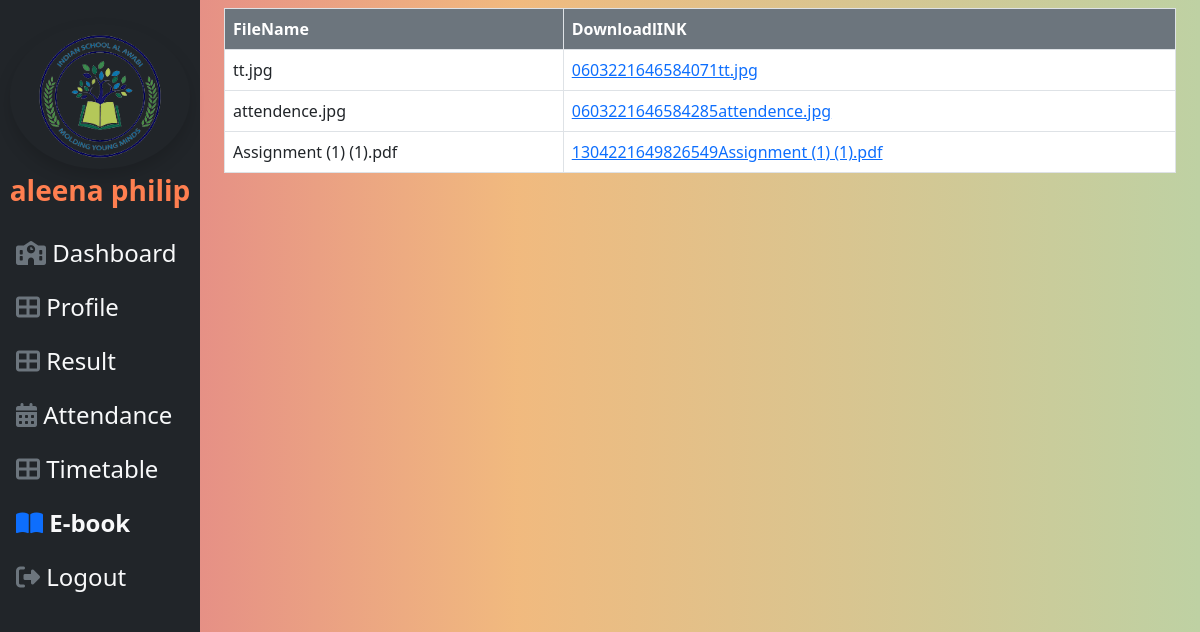
The page /ebookshow.php (signed in) on the database its author committed.
### tables this page shows
CREATE TABLE `ebook1` (
  `id` int(11) NOT NULL,
  `name` varchar(255) NOT NULL,
  `new_name` varchar(255) NOT NULL,
  `share` varchar(255) NOT NULL
);

### ebookshow.php (the view, shortened to what this page needs)
<?php
include 'dbcon.php';
?>
<!DOCTYPE html>
<html lang="en">
<head>
    <link href="https://cdn.jsdelivr.net/npm/bootstrap@5.0.2/dist/css/bootstrap.min.css" rel="stylesheet">
    <link rel="stylesheet" href="profile.css"></link>
</head>
<body>
<div class="container-fluid">
    <div class="row min-vh-100 flex-column flex-md-row">
      <div class="col-12 col-md-3 col-xl-2 p-0 bg-dark ">
        <nav class="navbar navbar-expand-md navbar-dark bd-dark flex-md-column flex-row  py-2  sticky-top " id="sidebar">
          <div class="text-center p-3">
            <img src="images/school_logo.png" alt="profile picture" class="img-fluid rounded-circle d-none d-md-block shadow "  />
           <a href="#" class="navbar-brand mx-0 fw-bolder fs-3 text-nowrap"  style="color:coral" > <?php  echo  $_SESSION['username'] ?> </a>
          </div>
          <div class="collapse navbar-collapse order-last align-self-start" id="nav">
          <ul class="nav flex-column mb-0">
  <li class="nav-item  ">
    <a href="homepg.php" class="nav-link text-light bg-dark  fs-4" >
        <i class="fas fa-school mr-3 text-secondary" ></i>
        Dashboard
    </a>
  </li>
  <li class="nav-item  ">
    <a href="student_profile.php" class="nav-link text-light bg-dark fs-4" >
        <i class="fas fa-th-large mr-3 text-secondary"></i>
        Profile
    </a>
  </li>
  <li class="nav-item  ">
    <a   href="find_result.php" target="_blank"  class="nav-link text-light bg-dark  fs-4" >
        <i class="fas fa-th-large mr-3 text-secondary "></i>
        Result
    </a>
  </li>
  <li class="nav-item  ">
    <a href="student_attendance.php" class="nav-link text-light bg-dark  fs-4" >
        <i class="fas fa-calendar-alt mr-3 text-secondary "></i>
        Attendance
    </a>
  </li>
  <li class="nav-item  ">
    <a href="timetable.php" class="nav-link text-light bg-dark  fs-4" >
        <i class="fas fa-th-large mr-3 text-secondary "></i>
        Timetable
    </a>
  </li>
  <li class="nav-item  ">
    <a href="ebookshow.php" class="nav-link text-light bg-dark fw-bold  fs-4 " >
        <i class="fas fa-book-open mr-3 text-primary"></i>
        E-book
    </a>
  </li>
  <li class="nav-item  ">
    <a href="logout.php" class="nav-link text-light bg-dark  fs-4" >
        <i class="fas fa-sign-out-alt mr-3 text-secondary"></i>
        Logout
    </a>
  </li>
</ul>
          </div>
        </nav>
</div>
  <main class="col px-0 flex-grow-1">
 <section>
  <div class="container  mt-2">
<table class="table table-responsive table-bordered px-2 bg-white table-shadow" id="myTable">
              <thead class="bg-secondary text-white">
                  <tr>
                      <th >FileName</th>
                      <th>DownloadlINK</th>
                  </tr>
              </thead>
              <tbody>
    <?php
$sql="SELECT * FROM ebook1";
$result=mysqli_query($con,$sql);
?>
<?php
while($rows=mysqli_fetch_array($result)){
?>
<tr>
                  <td><?php echo $rows['name']; ?></td>
                  <td><a href="<?php echo $rows['share']; ?>"><?php echo $rows['new_name']; ?> </a></td>
                    </tr>
</section>
<?php
}
?>
</main>
    </div>
</div>
</body>
</html>

### ebookshow.php (style rules this page uses)
body { background: rgb(223,118,138); background: linear-gradient(90deg, rgba(223,118,138,1) 0%, rgba(235,157,73,0.7063200280112045) 43%, rgba(190,209,163,1) 100%); min-height: 100vh; overflow-x: hidden; }
.nav-item::after { content: ''; display: block; width: 0px; height: 2px; background: #fec400; transition: 0.4s }

### rows shown on the page
ebook1: name "tt.jpg", new_name "0603221646584071tt.jpg"
ebook1: name "attendence.jpg", new_name "0603221646584285attendence.jpg"
ebook1: name "Assignment (1) (1).pdf", new_name "1304221649826549Assignment (1) (1).pdf"

### other values the page prints
$_SESSION['username'] "aleena philip"
